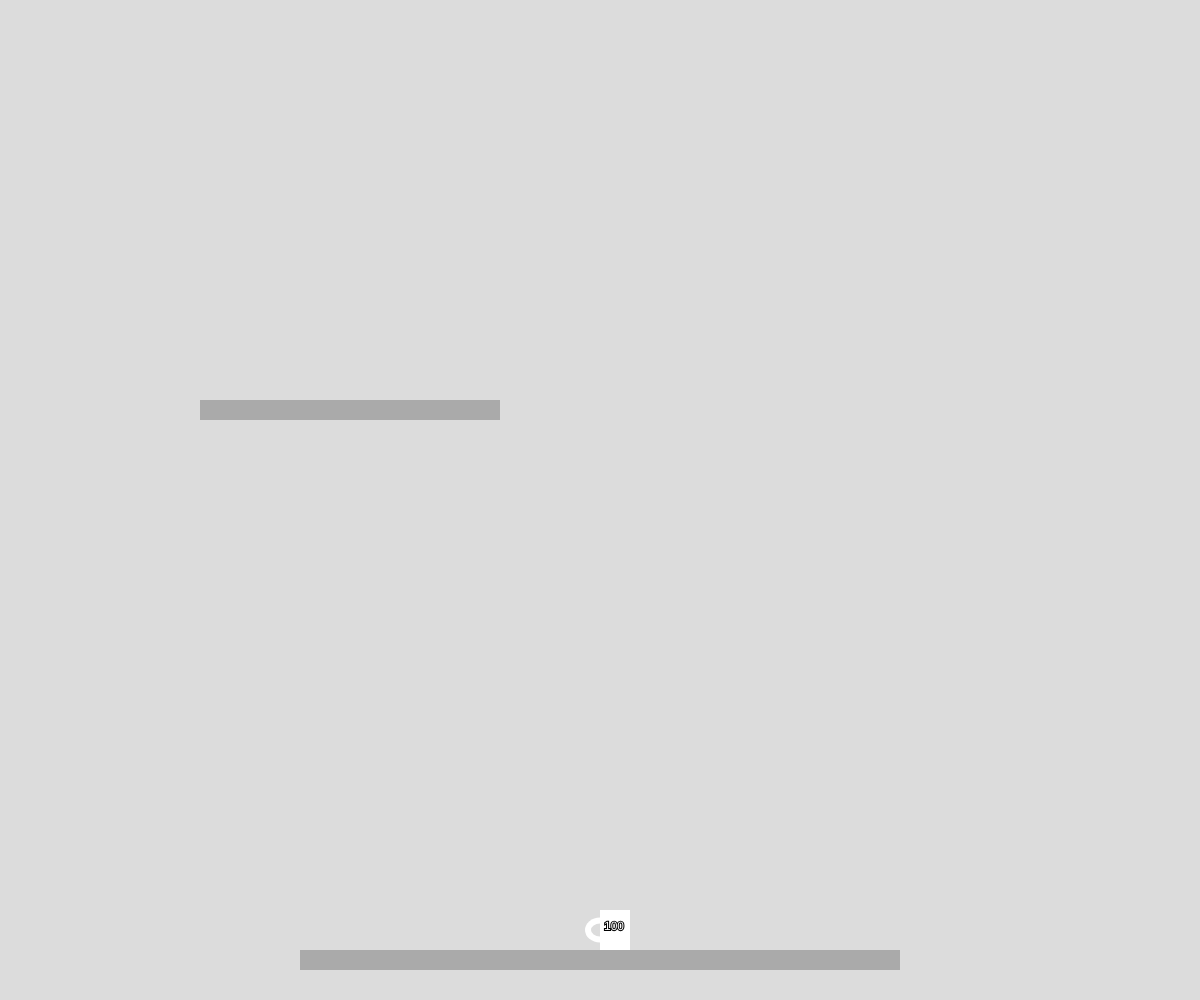
Frame 1 (no input)
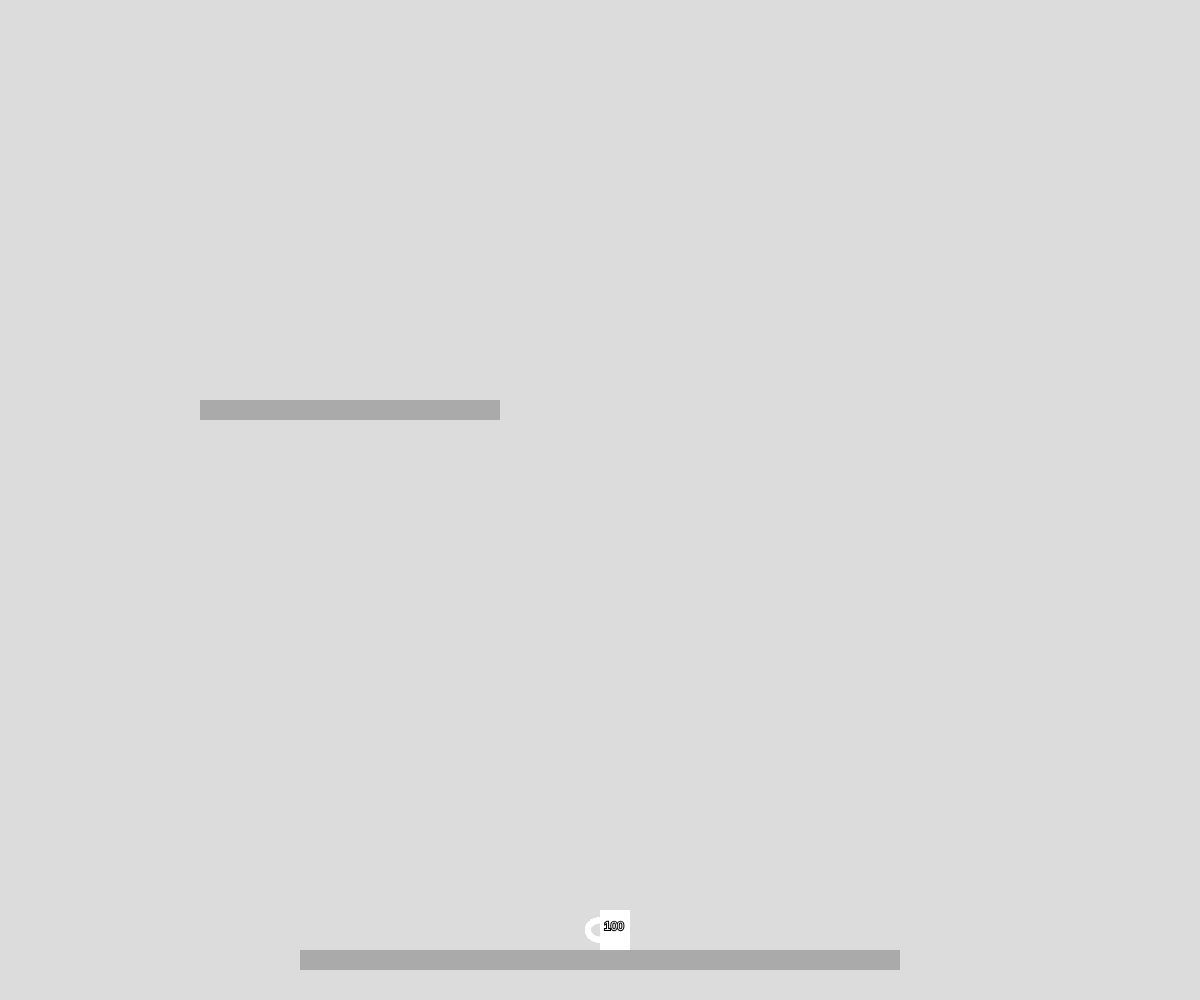
Frame 60 (no input)
Frame 120 (the mouse pressed at the canvas centre since frame 60): identical to frame 60, image omitted

The p5.js sketch that drew these frames (run headless with seeded random() and noise() and a simulated clock; from frame 60 on, the mouse is pressed at the canvas centre):

// p5.js sketch
// ── sketch.js
let cups = [];
let backgroundColor = 220;
let secondaryColor = 170;
let obstacles = [];

function setup() {
  createCanvas(windowWidth, windowHeight);

  //cups
  let c1 = new Cup(100, windowWidth / 2, windowHeight - 90);
  cups.push(c1);

  //obstacles/platforms
  let o1 = new Obstacle(windowWidth / 4, windowHeight - 50, 600, 20);
  obstacles.push(o1);
  let o2 = new Obstacle(200, 400, 300, 20);
  obstacles.push(o2);

  background(backgroundColor);
}

function draw() {
  cups.forEach((cup) => {
    fill("white");
    noStroke();
    ellipse(cup.x, cup.y + 20, 30, 25);
    fill(backgroundColor);
    ellipse(cup.x, cup.y + 20, 18, 13);
    fill("white");
    rect(cup.x, cup.y, 30, 40);
    stroke("black");
    strokeWeight(2);
    text(cup.requiredAmount - cup.filledAmount, cup.x + 4, cup.y + 20);
  });
  obstacles.forEach((obstacle) => {
    noStroke();
    fill(secondaryColor);
    rect(obstacle.x, obstacle.y, obstacle.width, obstacle.height);
  });
}

function mouseDragged() {
  stroke(secondaryColor);
  strokeWeight(8);
  line(pmouseX, pmouseY, mouseX, mouseY);
}

class Cup {
  constructor(requiredAmount, x, y) {
    this.requiredAmount = requiredAmount;
    this.x = x;
    this.y = y;
    this.filledAmount = 0;
  }

  fill() {
    this.filledAmount++;
  }
}

class Obstacle {
  constructor(x, y, width, height) {
    this.x = x;
    this.y = y;
    this.width = width;
    this.height = height;
  }
}
